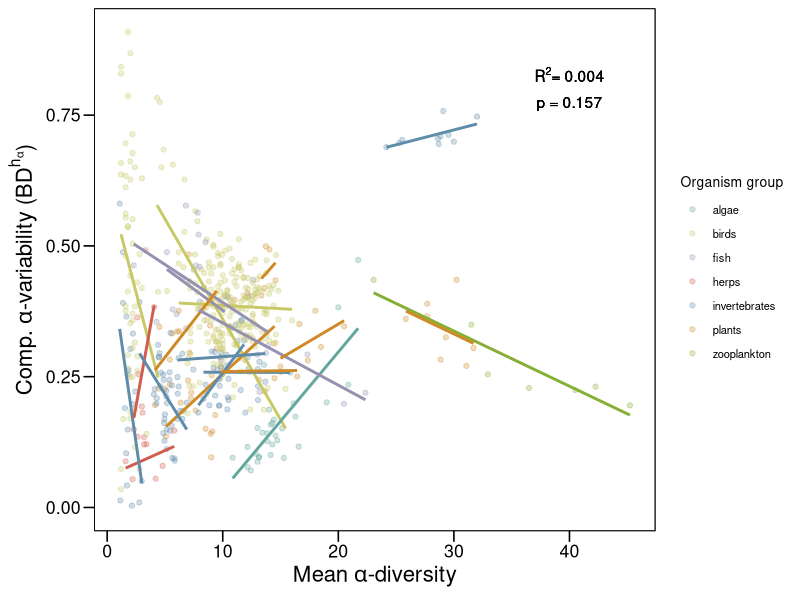
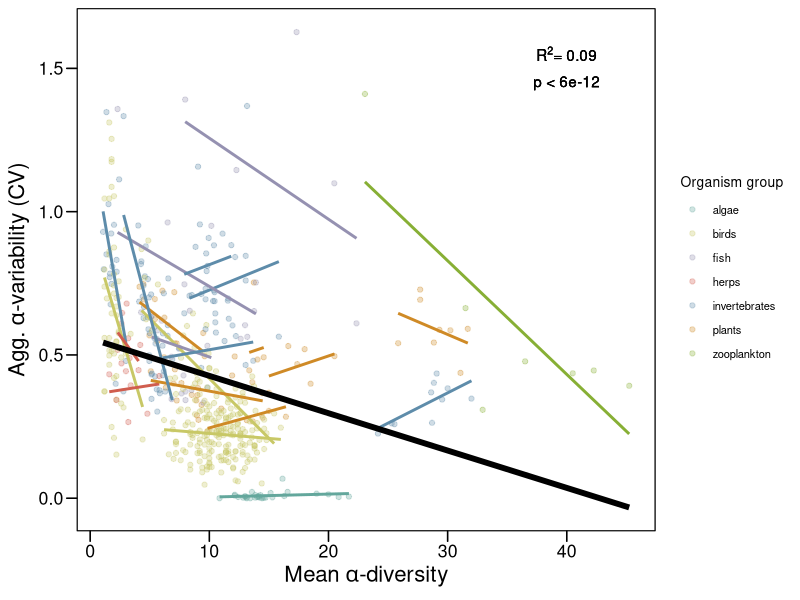
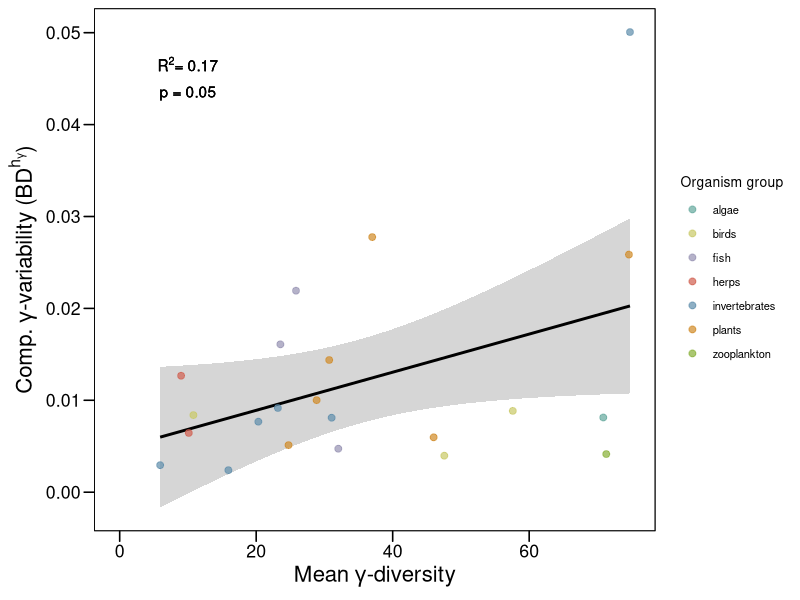
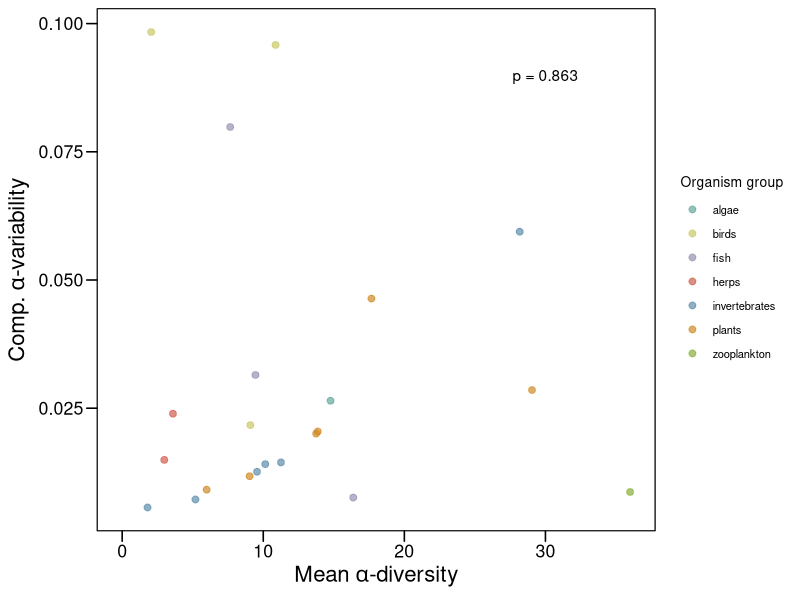
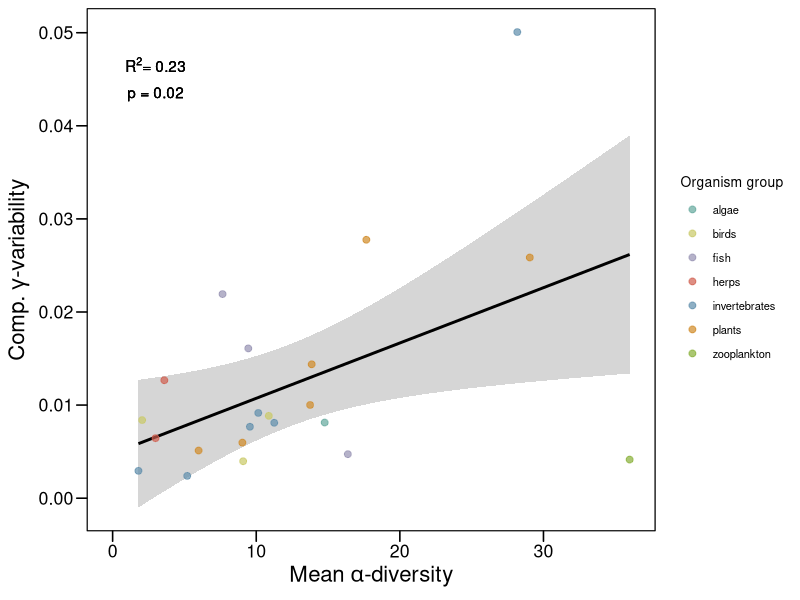
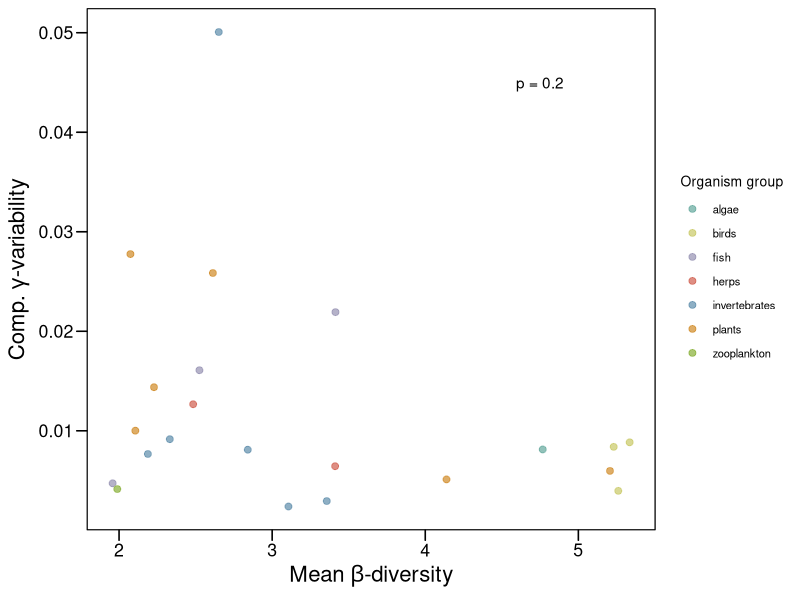
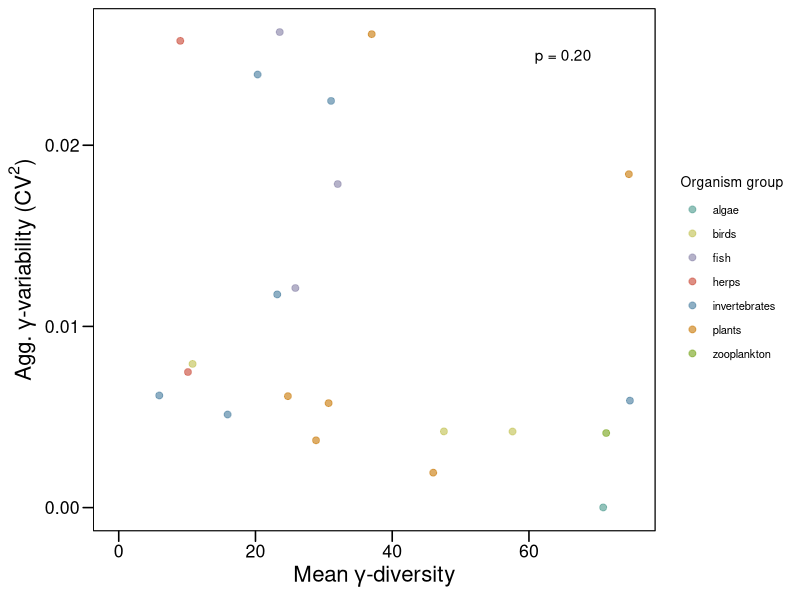
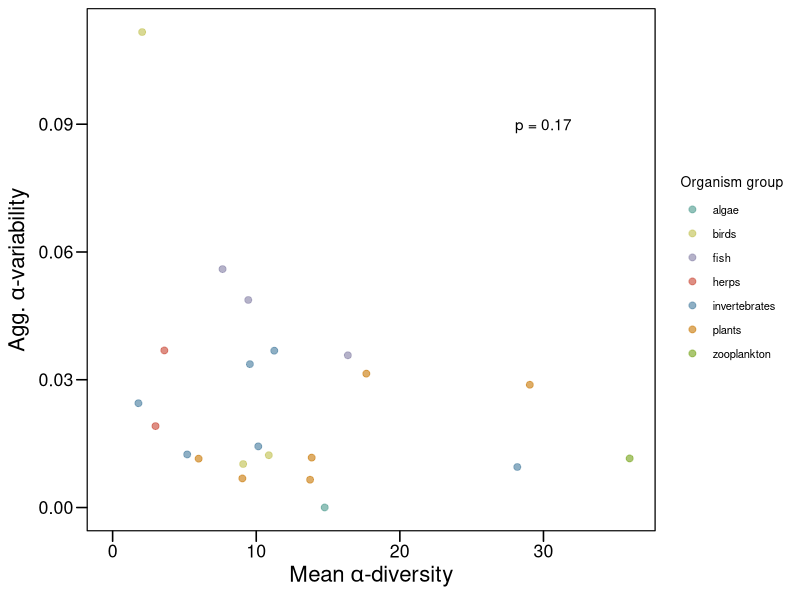

Write the R code that produced these figures, in order. (Note: this script raises an error after producing the figures.)
library(here)
library(tidyverse)
library(ggthemes)
library(patchwork)
library(broom)

theme_set(theme_base() + 
            theme(plot.background = element_blank(),
                  legend.title = element_text(size = 10),
                  legend.text = element_text(size = 8)))

pal <- colorspace::darken(RColorBrewer::brewer.pal(n = 10, name = "Set3"), amount = .2)

# 1. IMPORT DATA SETS ------------------------------------------------------------
metacom_var <- read_csv(here("Manuscripts/MS3/data/L4_metacommunity_variability_analysis_results_2022-02-10.csv"))
local_var <- read_csv(here("Manuscripts/MS3/data/L4_local_variability_analysis_results_2022-02-10.csv"))
env_var <- read_csv(here("Manuscripts/MS3/data/lter_centroid_satdata.csv"))
data_list <- read_csv(here("Manuscripts/MS3/data/L3_DATA_list.csv"))

metacom_var <- data_list %>% 
  rename(dataset_file_name = l3_filename) %>% 
  left_join(metacom_var, by = "dataset_file_name")

organism_group_key <- (metacom_var %>% 
    select(dataset_id, organism_group)) %>% distinct()

local_var <- data_list %>% 
  rename(dataset_file_name = l3_filename) %>% 
  left_join(local_var, by = "dataset_file_name")

unique(local_var$dataset_id) #33
unique(metacom_var$dataset_id) #33

# set up data frames

metacom_divstab_comp_dat <- metacom_var %>% select(dataset_id, `LTER site`, organism_group, variability_type, standardization_method, metric, metric_value) %>% 
  filter(standardization_method == "h") %>% 
  pivot_wider(names_from = "metric", values_from = "metric_value") %>% 
  left_join(metacom_var %>% 
              filter(variability_type == "divpart_time_series") %>% 
              select(dataset_id, metric, metric_value) %>% 
              pivot_wider(names_from = "metric", values_from = "metric_value"), 
            by = "dataset_id")

metacom_divstab_agg_dat <- metacom_var %>% select(dataset_id, `LTER site`, organism_group, variability_type, metric, metric_value) %>% 
  filter(variability_type == "agg") %>% 
  pivot_wider(names_from = "metric", values_from = "metric_value") %>% 
  left_join(metacom_var %>% 
              filter(variability_type == "divpart_time_series") %>% 
              select(dataset_id, metric, metric_value) %>% 
              pivot_wider(names_from = "metric", values_from = "metric_value"), 
            by = "dataset_id")

sum(metacom_divstab_agg_dat$dataset_id %in% metacom_divstab_comp_dat$dataset_id)

local_var <- local_var %>% filter(dataset_id %in% metacom_divstab_agg_dat$dataset_id)

local_divstab_regs <-  local_var %>% 
  select(dataset_id, `LTER site`, SITE_ID, organism_group, metric, metric_value) %>% 
  pivot_wider(names_from = "metric", values_from = "metric_value")


# 2. LOCAL DIVERSITY STABILITY -----------------------------------------------
# This shows patterns within metacommunities about local community richness and variability
# Then compares across all sites, to show that sometimes these local relationships are stronger than others

local_div_stab_comp_alpha_mod <- lm(BD ~ site_mean_alpha_div, data = local_divstab_regs)
local_div_stab_comp_alpha_fit <- glance(local_div_stab_comp_alpha_mod)
(p_val <- as.character(round(local_div_stab_comp_alpha_fit$p.value,2))) # 0.16
(r2 <- as.character(round(local_div_stab_comp_alpha_fit$r.squared,2))) # 0.


local_divstab_comp_fig <- local_var %>% select(dataset_id, `LTER site`, SITE_ID, organism_group, metric, metric_value) %>% 
  pivot_wider(names_from = "metric", values_from = "metric_value") %>% 
                          
  ggplot(aes(x = site_mean_alpha_div, y = BD)) + 
  geom_point(mapping = aes(group = dataset_id, color = organism_group), alpha = 0.3) + 
  geom_smooth(mapping = aes(group= dataset_id, color = organism_group), method = "lm", se = F, show.legend = FALSE) + 
  #geom_smooth(method = "lm", se = F, color = "black", size = 2, linetype = "dashed") +
  labs(x = expression(paste("Mean ", alpha, "-diversity")), y = expression(paste("Comp. ", alpha, "-variability (", BD^h[alpha],")")), color = "Organism group") + 
  scale_color_manual(values = pal) +
  annotate("text", x = 40, y = 0.8, label = bquote(atop(paste(R^2, "= 0.004", ),
                                                        "p = 0.157")))
local_divstab_comp_fig


local_div_stab_agg_alpha_mod <- lm(CV ~ site_mean_alpha_div, data = local_divstab_regs)
local_div_stab_agg_alpha_fit <- glance(local_div_stab_agg_alpha_mod)
(p_val <- as.character(round(local_div_stab_agg_alpha_fit$p.value,2))) # 0.
(r2 <- as.character(round(local_div_stab_agg_alpha_fit$r.squared,2))) # 0.09

local_divstab_agg_fig <- local_var %>% select(dataset_id, `LTER site`, SITE_ID, organism_group, metric, metric_value) %>% 
  pivot_wider(names_from = "metric", values_from = "metric_value") %>% 
  
  ggplot(aes(x = site_mean_alpha_div, y = CV)) + 
  geom_point(mapping = aes(group = dataset_id, color = organism_group), alpha = 0.3) + 
  geom_smooth(mapping = aes(group = dataset_id, color = organism_group), method = "lm", se = F, show.legend = FALSE) + 
  geom_smooth(method = "lm", se = F, color = "black", size = 2) +
  labs(x = expression(paste("Mean ", alpha, "-diversity")), y = expression(paste("Agg. ", alpha, "-variability (CV)")), color = "Organism group") + 
  scale_color_manual(values = pal) +
  annotate("text", x = 40, y = 1.5, label = bquote(atop(paste(R^2, "= 0.09", ),
                                                          "p < 6e-12")))
local_divstab_agg_fig


local_divstab_fig <- local_divstab_agg_fig + local_divstab_comp_fig + 
  plot_layout(ncol = 1, guides = "collect") + plot_annotation(tag_levels = "A")
ggsave(filename = here("Manuscripts/MS3/figs/local_divstab_fig.png"), plot = local_divstab_fig, dpi = 600, width = 6, height = 6*3/4*2, bg = "white")



# 3. REGIONAL DIVERSITY STABILITY ------------------------------------------------
# What happens when we look at the regional scale?
# Do we see richness-variability relationships with composition and aggregate at across metacommunities?

div_stab_comp_gamma_mod <- (lm(gamma_var_rate ~ gamma_div_mean, data = metacom_divstab_comp_dat))
div_stab_comp_beta_mod <- (lm(phi_var ~ beta_div_mean, data = metacom_divstab_comp_dat))
div_stab_comp_alpha_mod <- (lm(alpha_var_rate ~ alpha_div_mean, data = metacom_divstab_comp_dat))
div_stab_comp_alpha_gamma_mod <- (lm(gamma_var_rate ~ alpha_div_mean, data = metacom_divstab_comp_dat))
div_stab_comp_beta_gamma_mod <- (lm(gamma_var_rate ~ beta_div_mean, data = metacom_divstab_comp_dat))




div_stab_agg_gamma_mod <- (lm(gamma_var_rate ~ gamma_div_mean, data = metacom_divstab_agg_dat))
div_stab_agg_beta_mod <- (lm(phi_var ~ beta_div_mean, data = metacom_divstab_agg_dat))
div_stab_agg_alpha_mod <- (lm(alpha_var_rate ~ alpha_div_mean, data = metacom_divstab_agg_dat))
div_stab_agg_alpha_gamma_mod <- (lm(gamma_var_rate ~ alpha_div_mean, data = metacom_divstab_agg_dat))
div_stab_agg_beta_gamma_mod <- (lm(gamma_var_rate ~ beta_div_mean, data = metacom_divstab_agg_dat))


# regional compositional variability

div_stab_comp_gamma_fit <- glance(div_stab_comp_gamma_mod)
(p_val <- as.character(round(div_stab_comp_gamma_fit$p.value,2))) # 0.05
(r2 <- as.character(round(div_stab_comp_gamma_fit$r.squared,2))) # 0.17

(div_stab_gamma_h <- metacom_divstab_comp_dat %>% 
    ggplot(aes(x = gamma_div_mean, y = gamma_var_rate, label = `LTER site`)) +
    stat_smooth(method = "lm", se = T, size = 1, color = "black") +
    geom_point(size = 2, alpha = 0.7, mapping = aes(color = organism_group)) +
    #geom_label_repel(size = 2) +
    labs(x = expression(paste("Mean ", gamma, "-diversity")),
         y = expression(paste("Comp. ", gamma, "-variability (", BD^h [gamma], ")")),
         color = "Organism group")  +
    #scale_x_log10() +
    scale_color_manual(values = pal, drop = FALSE) +
    annotate("text", x = 10, y = 0.045, label = bquote(atop(paste(R^2, "= 0.17", ),
                                                            "p = 0.05")))
  #ggsave("ESA_2019/figs/variability_alpha-gamma.png", width = 6, height = 4, units = "in", dpi = 600)
)


div_stab_comp_alpha_fit <- glance(div_stab_comp_alpha_mod)
(p_val <- as.character(round(div_stab_comp_alpha_fit$p.value,2))) # 0.86
(r2 <- as.character(round(div_stab_comp_alpha_fit$r.squared,2))) # 0.
(div_stab_alpha_h <- metacom_divstab_comp_dat %>% 
    ggplot(aes(x = alpha_div_mean, y = alpha_var_rate, label = `LTER site`)) +
    #stat_smooth(method = "lm", se = T, size = 1, color = "black") +
    geom_point(size = 2, alpha = 0.7, mapping = aes(color = organism_group)) +
    #geom_label_repel(size = 2) +
    labs(x = expression(paste("Mean ", alpha, "-diversity")),
         y = expression(paste("Comp. ", alpha, "-variability")),
         color = "Organism group") +
    scale_color_manual(values = pal, drop = FALSE) +
    #scale_x_log10() +
    annotate("text", x = 30, y = 0.09, label = "p = 0.863")
  #ggsave("ESA_2019/figs/variability_alpha-gamma.png", width = 6, height = 4, units = "in", dpi = 600)
)


div_stab_alpha_gamma_fit <- glance(div_stab_comp_alpha_gamma_mod)
div_stab_alpha_gamma_fit$p.value # 0.023
div_stab_alpha_gamma_fit$r.squared # 0.232
(div_stab_alpha_gamma_h <- metacom_divstab_comp_dat %>% 
    ggplot(aes(x = alpha_div_mean, y = gamma_var_rate, label = `LTER site`)) +
    stat_smooth(method = "lm", se = T, size = 1, color = "black") +
    geom_point(size = 2, alpha = 0.7, mapping = aes(color = organism_group)) +
    #geom_label_repel(size = 2) +
    labs(x = expression(paste("Mean ", alpha, "-diversity")),
         y = expression(paste("Comp. ", gamma, "-variability")),
         color = "Organism group") +
    scale_color_manual(values = pal, drop = FALSE) +
    #scale_x_log10()  +
    annotate("text", x = 3, y = 0.045, label = bquote(atop(paste(R^2, "= 0.23"),
                                                           "p = 0.02")))  #ggsave("ESA_2019/figs/variability_alpha-gamma.png", width = 6, height = 4, units = "in", dpi = 600)
)

div_stab_beta_gamma_fit <- glance(div_stab_comp_beta_gamma_mod)
div_stab_beta_gamma_fit$p.value # 0.2
div_stab_beta_gamma_fit$r.squared
(div_stab_beta_h <- metacom_divstab_comp_dat %>% 
    ggplot(aes(x = beta_div_mean, y = gamma_var_rate, label = `LTER site`)) +
    #stat_smooth(method = "lm", se = T, size = 1, color = "black") +
    geom_point(size = 2, alpha = 0.7, mapping = aes(color = organism_group)) +
    scale_color_manual(values = pal, drop = FALSE) +
    #geom_label_repel(size = 2) +
    labs(x = expression(paste("Mean ", beta, "-diversity")),
         y = expression(paste("Comp. ", gamma, "-variability")),
         color = "Organism group") +
    annotate("text", x = 4.75, y = 0.045, label = bquote("p = 0.2"))
  #ggsave("ESA_2019/figs/variability_alpha-gamma.png", width = 6, height = 4, units = "in", dpi = 600)
)

# regional aggregate variability
div_stab_gamma_agg_fit <- glance(div_stab_agg_gamma_mod)
div_stab_gamma_agg_fit$p.value # 0.202
div_stab_gamma_agg_fit$r.squared # 0.08
(div_stab_gamma_agg <- metacom_divstab_agg_dat %>% 
    ggplot(aes(x = gamma_div_mean, y = gamma_var_rate, label = `LTER site`)) +
    #stat_smooth(method = "lm", se = T, size = 1, color = "black") +
    geom_point(size = 2, alpha = 0.7, mapping = aes(color = organism_group)) +
    scale_color_manual(values = pal, drop = FALSE) +
    #geom_label_repel(size = 2) +
    labs(x = expression(paste("Mean ", gamma, "-diversity")),
         y = expression(paste("Agg. ", gamma, "-variability (", CV^2, ")")),
         color = "Organism group") +
    annotate("text", x = 65, y = 0.025, label = bquote("p = 0.20"))
  #ggsave("ESA_2019/figs/variability_alpha-gamma.png", width = 6, height = 4, units = "in", dpi = 600)
)

div_stab_alpha_agg_fit <- glance(div_stab_agg_alpha_mod)
div_stab_alpha_agg_fit$p.value # 0.17
div_stab_alpha_agg_fit$r.squared # 0.0927
(div_stab_alpha_agg <- metacom_divstab_agg_dat %>% 
    ggplot(aes(x = alpha_div_mean, y = alpha_var_rate, label = `LTER site`)) +
    #stat_smooth(method = "lm", se = T, size = 1, color = "black") +
    geom_point(size = 2, alpha = 0.7, mapping = aes(color = organism_group)) +
    scale_color_manual(values = pal, drop = FALSE) +
    #geom_label_repel(size = 2) +
    labs(x = expression(paste("Mean ", alpha, "-diversity")),
         y = expression(paste("Agg. ", alpha, "-variability")),
         color = "Organism group")  +
    # scale_x_log10() +
    annotate("text", x = 30, y = .09, label = bquote("p = 0.17"))
  #ggsave("ESA_2019/figs/variability_alpha-gamma.png", width = 6, height = 4, units = "in", dpi = 600)
)

div_stab_alpha_gamma_agg_fit <- glance(div_stab_agg_alpha_gamma_mod)
div_stab_alpha_gamma_agg_fit$p.value # 0.927
div_stab_alpha_gamma_agg_fit$r.squared # 0
(div_stab_alpha_gamma_agg <- metacom_divstab_agg_dat %>% 
    ggplot(aes(x = alpha_div_mean, y = gamma_var_rate, label = `LTER site`)) +
    #stat_smooth(method = "lm", se = T, size = 1, color = "black") +
    geom_point(size = 2, alpha = 0.7, mapping = aes(color = organism_group)) +
    scale_color_manual(values = pal, drop = FALSE) +
    #geom_label_repel(size = 2) +
    labs(x = expression(paste("Mean ", alpha, "-diversity")),
         y = expression(paste("Agg. ", gamma, "-variability")),
         color = "Organism group")  +
    #scale_x_log10() +
    annotate("text", x = 30, y = 0.025, label = "p = 0.927")
  #ggsave("ESA_2019/figs/variability_alpha-gamma.png", width = 6, height = 4, units = "in", dpi = 600)
)

div_stab_beta_gamma_agg_fit <- glance(div_stab_agg_beta_gamma_mod)
div_stab_beta_gamma_agg_fit$p.value # 0.0095
div_stab_beta_gamma_agg_fit$r.squared # 0.29
(div_stab_beta_agg <- metacom_divstab_agg_dat %>% 
    ggplot(aes(x = beta_div_mean, y = gamma_var_rate, label = `LTER site`)) +
    stat_smooth(method = "lm", se = T, size = 1, color = "black") +
    geom_point(size = 2, alpha = 0.7, mapping = aes(color = organism_group)) +
    scale_color_manual(values = pal, drop = FALSE) +
    #geom_label_repel(size = 2) +
    labs(x = expression(paste("Mean ", beta, "-diversity")),
         y = expression(paste("Agg. ", gamma, "-variability")),
         color = "Organism group")  + 
    annotate("text", x = 4.75, y = 0.02, label = bquote(atop(paste(R^2, "= 0.29"),
                                                               "p = 0.01")))
  #ggsave("ESA_2019/figs/variability_alpha-gamma.png", width = 6, height = 4, units = "in", dpi = 600)
)

# combine figs
div_stab_multipanel_fig <- div_stab_gamma_agg + div_stab_gamma_h +
  div_stab_beta_agg + div_stab_beta_h +
  div_stab_alpha_gamma_agg + div_stab_alpha_gamma_h +
  plot_annotation(tag_levels = "A") +
  plot_layout(guides = "collect", nrow = 3)
ggsave(filename = "Manuscripts/MS3/figs/diversity_variability.png", plot = div_stab_multipanel_fig, width = 2.5*4, height = 3*3, units = "in", dpi = 1000, bg = "white")


# 4. COMPARE BETA DIVERSITY WITH PHI, SYNCHRONY
div_stab_phi_fit <- glance(div_stab_comp_beta_mod)
div_stab_phi_fit$p.value # 2 e-4
div_stab_phi_fit$r.squared # 0.49
(div_stab_phi_h <- metacom_divstab_comp_dat %>% 
    ggplot(aes(x = beta_div_mean, y = phi_var, label = `LTER site`)) +
    stat_smooth(method = "lm", se = T, size = 1, color = "black") +
    geom_point(size = 2, alpha = 0.7, mapping = aes(color = organism_group)) +
    scale_y_continuous(limits = c(0,1)) +
    scale_color_manual(values = pal, drop = FALSE) +
    #geom_label_repel(size = 2) +
    labs(x = expression(paste("Mean ", beta, "-diversity")),
         y = expression(paste("Comp. Synchrony (", BD^h[phi], ")")),
         color = "Organism group")  +
    annotate("text", x = 4.75, y = 0.9, label = bquote(atop(paste(R^2, "= 0.49"),
                                                            "p = 0.0003")))
  #ggsave("ESA_2019/figs/variability_alpha-gamma.png", width = 6, height = 4, units = "in", dpi = 600)
)

div_stab_phi_agg_fit <- glance(div_stab_agg_beta_mod)
div_stab_phi_agg_fit$p.value # 0.006
div_stab_phi_agg_fit$r.squared # 0.32
(div_stab_phi_agg <- metacom_divstab_agg_dat %>% 
    ggplot(aes(x = beta_div_mean, y = phi_var, label = `LTER site`)) +
    stat_smooth(method = "lm", se = T, size = 1, color = "black") +
    geom_point(size = 2, alpha = 0.7, mapping = aes(color = organism_group)) +
    scale_y_continuous(limits = c(0,1))+
    scale_color_manual(values = pal, drop = FALSE) +
    #geom_label_repel(size = 2) +
    labs(x = expression(paste("Mean ", beta, "-diversity")),
         y = expression(paste("Agg. Synchrony (",phi,")")),
         color = "Organism group") +
    annotate("text", x = 4.75, y = 0.9, label = bquote(atop(paste(R^2, "= 0.32"),
                                                            "p = 0.006")))
  #ggsave("ESA_2019/figs/variability_alpha-gamma.png", width = 6, height = 4, units = "in", dpi = 600)
)


# combine figs
div_stab_phi_beta_fig <- (div_stab_phi_agg) + div_stab_phi_h + 
  plot_annotation(tag_levels = "A") +
  plot_layout(guides = "collect", nrow = 2)
ggsave(filename = "Manuscripts/MS3/figs/beta_phi.png", plot = div_stab_phi_beta_fig, width = 1.5*4, height = 2*3, units = "in", dpi = 1000, bg = "white")

# Compare alpha-alpha, beta-beta-, gamma-gamma
div_stab_multiscale_partition_fig <- 
  (local_divstab_agg_fig + theme(legend.position = "none")) + (local_divstab_comp_fig + theme(legend.position = "none")) +
  div_stab_phi_agg + div_stab_phi_h +
  div_stab_gamma_agg + div_stab_gamma_h +
  plot_annotation(tag_levels = "A") +
  plot_layout(guides = "collect", nrow = 3)
ggsave(filename = "Manuscripts/MS3/figs/diversity_variability_multiscale.png",plot = div_stab_multiscale_partition_fig, width = 2.7*4, height = 3.2*3, units = "in", dpi = 1000, bg = "white")

# ## Possible environmental drivers
# bind_rows(div_stab_agg, div_stab_comp) %>% 
#   mutate(trophic.group = stringr::str_to_sentence(trophic.group)) %>% 
#   gather(temp_temporal_sd, ndvi_temporal_sd, env_heterogeneity, key = env_var, value = variability) %>% 
#   mutate(env_var = ifelse(env_var == "temp_temporal_sd", "Temperature Variability (sd)", 
#                           ifelse(env_var == "ndvi_temporal_sd", "NDVI Variability (sd)", "Spatial Heterogeneity (Geodiversity)"))) %>% 
#   mutate(variability_type = ifelse(variability_type == "agg", "Aggregate", "Compositional")) %>% 
#   ggplot(aes(x = variability, y = gamma_var_rate, label = site, color = trophic.group, fill = trophic.group)) + 
#   geom_point() + 
#   geom_smooth(method = 'lm', size = 1, se = T) +
#   theme(strip.background = element_blank(),
#         strip.placement = "outside",
#         legend.position = "top", plot.background = element_blank()) +
#   facet_grid(variability_type ~ env_var, scales = "free_x", switch = "both") +
#   labs(x = "", y = "Metacommunity Variability") +
#   scale_color_pander(name = "Trophic Group") +
#   scale_fill_pander(name = "Trophic Group") +
#   ggsave("Manuscripts/MS3/figs/environmental_drivers.png", width = 10, height = 7.5, units = "in", dpi = 600)
# 
# summary(lm(log(gamma_var_rate) ~ trophic.group * (env_heterogeneity + ndvi_temporal_sd + temp_temporal_sd), data = cbind.data.frame(div_stab_agg, div_stab_comp)))

## compositional versus aggregate variability

comp_agg_stab <- agg.wide[,c("alpha_var_rate", "phi_var", "gamma_var_rate")] 
names(comp_agg_stab) <- paste0("agg_", names(comp_agg_stab))
comp_agg_stab <- cbind.data.frame(h.wide, comp_agg_stab) 
comp_agg_stab

#comp_agg_stab <- comp_agg_stab %>% 
#  mutate(organism_group = ifelse(organism_group == "sessile invertebrates", "invertebrates", organism_group))

comp_agg_fig <- na.omit(comp_agg_stab) %>% 
  ggplot(aes(label = site, 
             color = organism_group, group = paste(site, organism))) + 
  geom_point(mapping = aes(x = alpha_var_rate, y = agg_alpha_var_rate), alpha = 0.75, size = 3, shape = 22) +
  geom_point(mapping = aes(x = gamma_var_rate, y = agg_gamma_var_rate), alpha = 0.75, size = 3, shape = 19) +
  geom_segment(aes(x = alpha_var_rate, xend = gamma_var_rate, 
                   y = agg_alpha_var_rate, yend = agg_gamma_var_rate),
               alpha = 0.5, arrow = arrow(length = unit(.2, "cm"))) +
  geom_text_repel(mapping = aes(x = gamma_var_rate, y = agg_gamma_var_rate), show.legend = F, size = 2) +
  scale_x_log10() + 
  scale_y_log10() +
  #geom_text_repel(size = 2.5) +
  scale_color_manual(values = pal, drop = FALSE) +
  theme(legend.position = "none") +
  coord_fixed() +
  labs(x = "Compositional variability",
       y = "Aggregate variability",
       color = "Organism group") +
  ggsave("Manuscripts/MS3/figs/comp_agg_compare.png", width = 4, height = 4, dpi = 600)
# 
# (alpha_comp_agg_plot <- comp_agg_stab %>% 
#   ggplot(aes(x = alpha_var_rate, y = agg_alpha_var_rate, label = paste(site, organism))) + 
#   geom_point(size = 1) + 
#   geom_text_repel(size = 2.5) +
#   scale_x_continuous(limits = c(0,.1)) + 
#   scale_y_continuous(limits = c(0,.1)) +
#   labs(x = expression(paste("Compositional ", alpha, "-variability")),
#        y = expression(paste("Aggregate ", alpha, "-variability"))))
# (gamma_comp_agg_plot <- comp_agg_stab %>% 
#   ggplot(aes(x = gamma_var_rate, y = agg_gamma_var_rate, label = paste(site, organism))) + 
#   geom_point(size = 1) +
#   geom_text_repel(size = 2.5) +
#   scale_x_continuous(limits = c(0,.1)) + 
#   scale_y_continuous(limits = c(0,.1)) +
#   labs(x = expression(paste("Compositional ", gamma, "-variability")),
#     y = expression(paste("Aggregate ", gamma, "-variability"))))
# 
# plot_grid(alpha_comp_agg_plot, gamma_comp_agg_plot, 
#           align = "hv", ncol = 2) +
#   ggsave("ESA_2019/figs/comp_agg_compare.png", width = 10, height = 5, units = "in", dpi = 600)

# # magnitude of change
# comp_agg_stab %>% 
#   mutate(name = paste(site, organism),
#          agg_diff = agg_alpha_var_rate - agg_gamma_var_rate,
#          comp_diff = alpha_var_rate - gamma_var_rate,
#          total_diff = sqrt(agg_diff^2 + comp_diff^2)) %>% 
#   arrange(total_diff) %>% filter(!is.na(total_diff)) %>% 
#   ggplot(aes(x = total_diff, xend = 0, y = reorder(name, total_diff), yend = reorder(name, total_diff))) +
#   geom_point() +
#   geom_segment() +
#   theme_minimal() +
#   #geom_vline(xintercept = 0, color = "gray50") 
#   labs(y = "", x = "Total ")

# # whether stability is aggregate vs comp biased
# comp_agg_stab %>% 
#   mutate(ratio = log10(agg_phi_var/phi_var), 
#          name = paste(site, organism),
#          agg_diff = agg_alpha_var_rate - agg_gamma_var_rate,
#          comp_diff = alpha_var_rate - gamma_var_rate,
#          total_diff = sqrt(1/agg_phi_var + 1/phi_var)) %>% 
#   arrange(ratio) %>% filter(!is.na(ratio)) %>% 
#   ggplot(aes(x = ratio, xend = 0, 
#              y = reorder(name, ratio), yend = reorder(name, ratio))) +
#   geom_point(mapping = aes(size = total_diff), show.legend = F) +
#   geom_segment() +
#   theme_minimal() +
#   geom_vline(xintercept = 0, color = "gray50") + 
#   labs(y = "", x = expression(paste("Log"["10"], "(", phi["agg."], "/", phi["comp."], ")"))) +
#   ggsave("Manuscripts/MS3/figs/phi_ratio.png", width = 7, height = 7*3/4, units = "in", dpi = 600)

tot_stab_fig <- comp_agg_stab %>% 
  mutate(ratio = log10(agg_phi_var/phi_var), 
         name = site,
         agg_diff = log10(agg_alpha_var_rate) - log10(agg_gamma_var_rate),
         comp_diff = log10(alpha_var_rate) - log10(gamma_var_rate),
         total_diff = sqrt(agg_diff^2 + comp_diff^2)) %>% 
  arrange(ratio) %>% filter(!is.na(ratio)) %>% 
  
  ggplot(aes(x = ratio, xend = 0, 
             y = total_diff,  label = site, 
             color = organism_group, group = paste(site, organism))) +
  geom_vline(xintercept = 0, alpha = 0.2, linetype = "dashed") +
  geom_point(size = 3, alpha = 0.75) +
  scale_color_manual(values = pal, drop = FALSE) +
  geom_text_repel(show.legend = F, size = 2) +
  labs(y = bquote(atop("Total spatial stabilization",
                       scriptstyle(paste("(",
                                         sqrt(paste("(CV"[alpha]^2 - "CV"[gamma]^2, ")"^2 + 
                                                      "(BD"[alpha]^"h" - "BD"[gamma]^"h",")"^2)))))),
       x = expression(paste("Log"["10"], "(", phi["agg."], "/", phi["comp."], ")")),
       color = "Organism group") +
  ggsave("Manuscripts/MS3/figs/total_spatial_stabilization.png", width = 7, height = 7, units = "in", dpi = 600)


phi_compare <- comp_agg_stab %>% 
  ggplot(aes(y = agg_phi_var,
             x = phi_var,  label = site, 
             color = organism_group, group = paste(site, organism))) +
  geom_abline(slope = 1, intercept = 0, alpha = 0.25, linetype = "dashed") +
  geom_point(size = 3, alpha = 0.75) +
  scale_color_manual(values = pal, drop = FALSE) +
  geom_text_repel(show.legend = F, size = 2) +
  labs(color = "Organism group",
       y = expression(paste("Agg. Spatial Synchrony (",phi,")")),
       x = expression(paste("Comp. Spatial Synchrony (",BD[phi],")"))) +
  coord_fixed() + 
  ggsave("Manuscripts/MS3/figs/phi_comparison.png", width = 6, height = 3/4*6, dpi = 600)

comp_agg_fig + phi_compare + 
  plot_annotation(tag_levels = "A") +
  plot_layout(guides = "collect", nrow = 2) +
  ggsave("Manuscripts/MS3/figs/agg_comp_panel.png", width = 7, height = 10, dpi = 1000)

cor(comp_agg_stab$phi_var, comp_agg_stab$agg_phi_var, use = "pairwise.complete")
